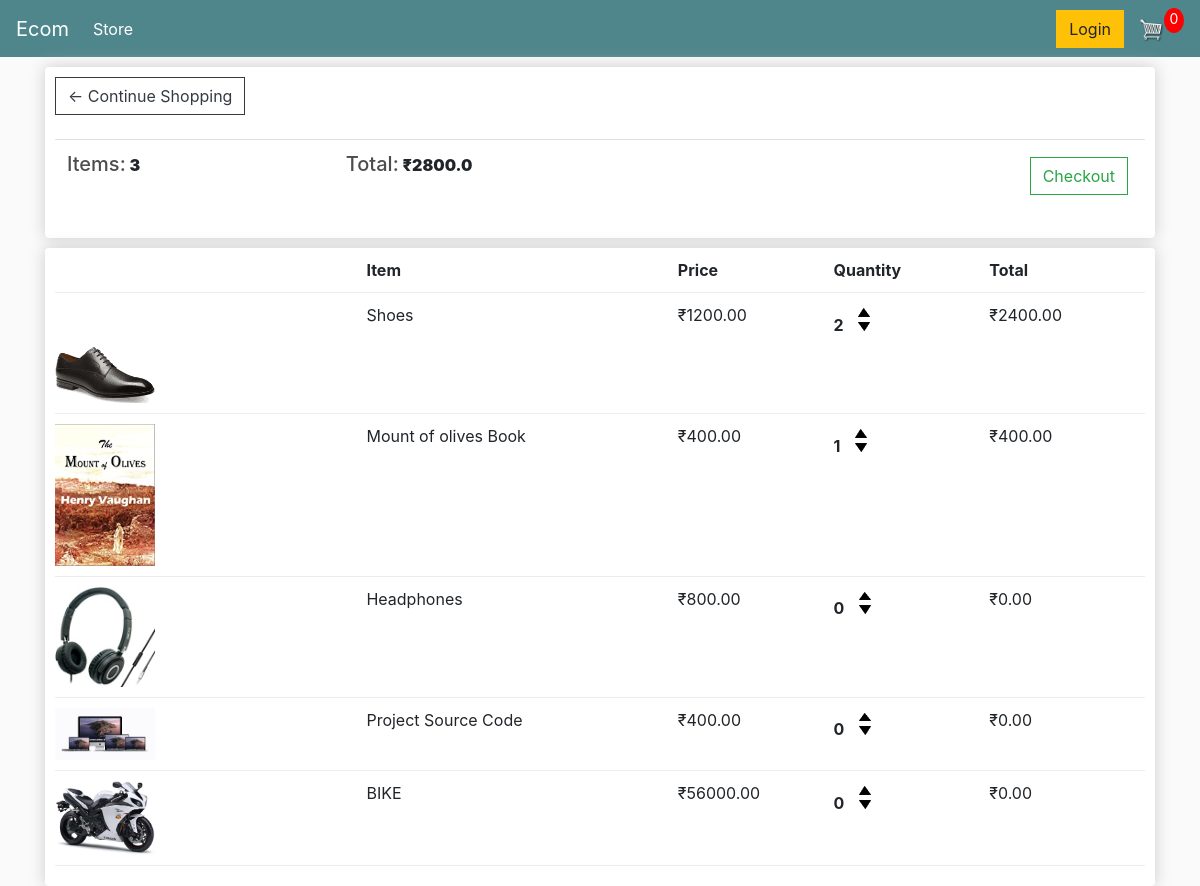
The app's page /cart/ (signed in) with its own data.
### store/models.py (models this page shows, shortened)
class Order(models.Model):
    customer = models.ForeignKey(Customer, on_delete=models.SET_NULL, blank=True, null=True)
    date_order = models.DateTimeField(auto_now_add=True)
    complete = models.BooleanField(default=False, null=True, blank=False)
    transaction_id = models.CharField(max_length=200, null=True)
    @property
    def get_cart_total(self):
        orderitems = self.orderitem_set.all()
        total = sum([item.get_total for item in orderitems])
        return total
    @property
    def get_cart_items(self):
        orderitems = self.orderitem_set.all()
        total = sum([item.quantity for item in orderitems])
        return total

class OrderItem(models.Model):
    product = models.ForeignKey(Product, on_delete=models.SET_NULL, blank=True, null=True)
    order = models.ForeignKey(Order, on_delete=models.SET_NULL, blank=True, null=True)
    quantity = models.IntegerField(default=0, blank=True, null=True)
    @property
    def get_total(self):
        total = self.product.price* self.quantity
        return total

class Product(models.Model):
    name = models.CharField(max_length=200, null=True)
    price = models.FloatField()
    digital = models.BooleanField(default=False, null=True, blank=False)
    images = models.ImageField(null=True, blank=True)
    @property
    def imageURL(self):
        try:
            url = self.images.url
        except:
            url = ''
        return url

### store/views.py (the view)
# urls.py: path('cart/', views.cart, name='cart'),
def cart(request):
    if request.user.is_authenticated:
        customer = request.user.customer
        print(customer)
        order, created = Order.objects.get_or_create(customer=customer, complete=False)
        items = order.orderitem_set.all()
        print(items)
    else:
        items=[]
        order={'get_cart_total':0, 'get_cart_items':0}
    context = {'items':items, 'order':order}
    return render(request, 'store/cart.html', context)

### store/models.py (called while the page is built)
    def __str__(self):
        return self.name

### store/templates/store/cart.html
{% extends 'store/main.html' %}
{% load static %}
{% block content %}
<div class="row">
    <div class="col-lg-12">
        <div class="box-element">
            <a class="btn btn-outline-dark" href="{% url 'store' %}">&#x2190; Continue Shopping</a>
            <br>
            <br>
            <table class="table">
                <tr>
                    <th>
                        <h5 style="display: inline-block;">Items:</h5> <strong> {{order.get_cart_items}}</strong>
                    </th>
                    <th>
                        <h5 style="display: inline-block;">Total:</h5> <strong>&#8377;{{order.get_cart_total}}</strong>
                    </th>
                    <th>
                        <a style="float: right;margin:5px;" class="btn btn-outline-success" href="{% url 'checkout' %}">Checkout</a>
                    </th>
                </tr>
            </table>
        </div>
    </div>
    <br>
    <div class="col-lg-12">
        <div class="box-element">
            <div class="cart-row">
                <div style="flex:2;"></div>
                <div style="flex:2;"><strong>Item</strong></div>
                <div style="flex:1;"><strong>Price</strong></div>
                <div style="flex:1;"><strong>Quantity</strong></div>
                <div style="flex:1;"><strong>Total</strong></div>
            </div>
            {% for item in items %}
            <div class="cart-row">
                <div style="flex:2"><img class="row-image" src="{{item.product.imageURL}}"></div>
                <div style="flex:2"><p>{{item.product.name}}</p></div>
                <div style="flex:1"><p>&#8377;{{item.product.price|floatformat:2}}</p></div>
                <div style="flex:1">
                    <p class="quantity">{{item.quantity}}</p>
                    <div class="quantity">
                        <img class="chg-quantity" src="{% static  'images/arrow-up.png' %}">
                        <img class="chg-quantity" src="{% static  'images/arrow-down.png' %}">
                    </div>
                </div>
                <div style="flex:1"><p>&#8377;{{item.get_total|floatformat:2}}</p></div>
            </div>
            {% endfor %}
        </div>
    </div>
</div>
{% endblock content %}

### static/css/color.css (style rules this page uses)
body { background-color: hsl(0, 0%, 98%); }
h1,h2,h3,h4,h5,h6 { color:hsl(0, 0%, 30%); }
.box-element { box-shadow:hsl(0, 0%, 80%) 0 0 16px; background-color: #fff; border-radius: 4px; padding: 10px; }
.col-lg-4, .col-lg-6, .col-lg-8, .col-lg-12 { margin-top: 10px; }
.btn { border-radius: 0; }
.row-image { width: 100px; }
.cart-row { display: flex; align-items: flex-stretch; padding-bottom: 10px; margin-bottom: 10px; border-bottom: 1px solid #ececec; }
.quantity { display: inline-block; font-weight: 700; padding-right:10px; }
.chg-quantity { width: 12px; cursor: pointer; display: block; margin-top: 5px; transition:.1s; }

### records on screen
Order: get_cart_items "3", get_cart_total "2800.0"
OrderItem: product.imageURL (picture), product.name "Shoes", product.price "1200.00", quantity "2", get_total "2400.00"
OrderItem: product.imageURL (picture), product.name "Mount of olives Book", product.price "400.00", quantity "1", get_total "400.00"
OrderItem: product.imageURL (picture), product.name "Headphones", product.price "800.00", quantity "0", get_total "0.00"
OrderItem: product.imageURL (picture), product.name "Project Source Code", product.price "400.00", quantity "0", get_total "0.00"
OrderItem: product.imageURL (picture), product.name "BIKE", product.price "56000.00", quantity "0", get_total "0.00"
